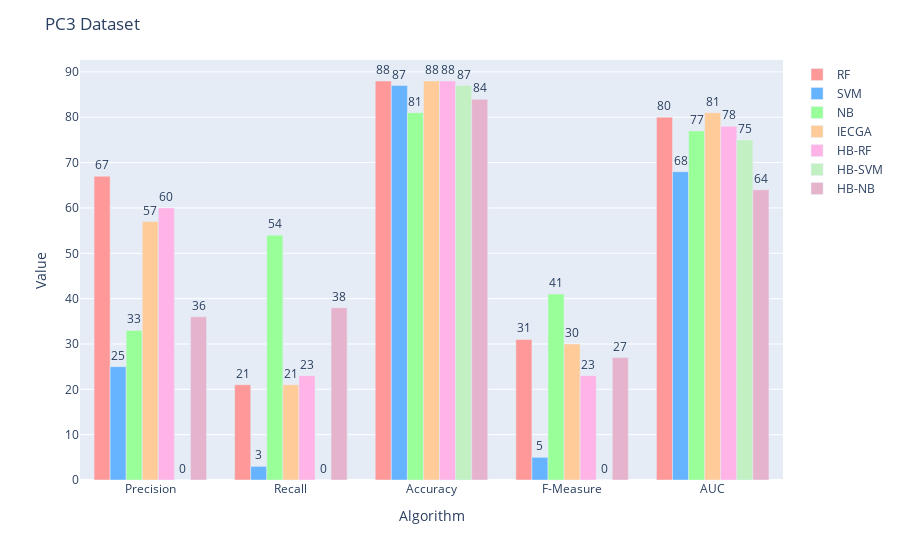

Notebook code for this chart:
### Code cell
import plotly.graph_objects as go
import numpy as np

# Sample data
categories = ['Precision','Recall','Accuracy','F-Measure','AUC']
# Each row corresponds to one category; each column is one of the 8 parts
data = np.array([
    [67,25,33,57,60,0,36],
    [21,3,54,21,23,0,38],
    [88,87,81,88,88,87,84],
    [31,5,41,30,23,0,27],
    [80,68,77,81,78,75,64],
    
])

# Define colors for each part
colors = [
    '#ff9999', '#66b3ff', '#99ff99', '#ffcc99',
    '#ffb3e6', '#c2f0c2', '#e6b3cc'
]
name_list=['RF','SVM','NB','IECGA','HB-RF','HB-SVM','HB-NB']
# Create a Figure
fig = go.Figure()

# Add each part as a separate trace, with side-by-side grouping
for i in range(data.shape[1]):
    fig.add_trace(go.Bar(
        x=categories,
        y=data[:, i],
        name=name_list[i],
        marker_color=colors[i],
        # Display the exact data values as text on top of each bar
        text=data[:, i],
        textposition='outside'
    ))

# Configure the layout for grouped bars
fig.update_layout(
    barmode='group',
    title='PC3 Dataset',
    xaxis_title='Algorithm',
    yaxis_title='Value',
    # If your chart's text appears cut off, increase the margin
    margin=dict(t=60)
)

fig.show()

### Figure 1 — Plotly figure (JSON) as saved in the notebook; plotly's stock layout.template omitted (floating-point values rounded to 4 significant figures)
{"data": [{"marker": {"color": "#ff9999"}, "name": "RF", "text": [67, 21, 88, 31, 80], "textposition": "outside", "type": "bar", "x": ["Precision", "Recall", "Accuracy", "F-Measure", "AUC"], "y": [67, 21, 88, 31, 80]}, {"marker": {"color": "#66b3ff"}, "name": "SVM", "text": [25, 3, 87, 5, 68], "textposition": "outside", "type": "bar", "x": ["Precision", "Recall", "Accuracy", "F-Measure", "AUC"], "y": [25, 3, 87, 5, 68]}, {"marker": {"color": "#99ff99"}, "name": "NB", "text": [33, 54, 81, 41, 77], "textposition": "outside", "type": "bar", "x": ["Precision", "Recall", "Accuracy", "F-Measure", "AUC"], "y": [33, 54, 81, 41, 77]}, {"marker": {"color": "#ffcc99"}, "name": "IECGA", "text": [57, 21, 88, 30, 81], "textposition": "outside", "type": "bar", "x": ["Precision", "Recall", "Accuracy", "F-Measure", "AUC"], "y": [57, 21, 88, 30, 81]}, {"marker": {"color": "#ffb3e6"}, "name": "HB-RF", "text": [60, 23, 88, 23, 78], "textposition": "outside", "type": "bar", "x": ["Precision", "Recall", "Accuracy", "F-Measure", "AUC"], "y": [60, 23, 88, 23, 78]}, {"marker": {"color": "#c2f0c2"}, "name": "HB-SVM", "text": [0, 0, 87, 0, 75], "textposition": "outside", "type": "bar", "x": ["Precision", "Recall", "Accuracy", "F-Measure", "AUC"], "y": [0, 0, 87, 0, 75]}, {"marker": {"color": "#e6b3cc"}, "name": "HB-NB", "text": [36, 38, 84, 27, 64], "textposition": "outside", "type": "bar", "x": ["Precision", "Recall", "Accuracy", "F-Measure", "AUC"], "y": [36, 38, 84, 27, 64]}], "layout": {"barmode": "group", "margin": {"t": 60}, "title": {"text": "PC3 Dataset"}, "xaxis": {"title": {"text": "Algorithm"}}, "yaxis": {"title": {"text": "Value"}}}}
